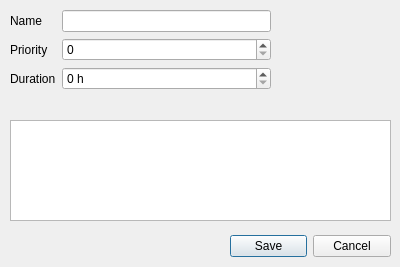
<?xml version="1.0" encoding="UTF-8"?>
<ui version="4.0">
 <class>AddTaskDialog</class>
 <widget class="QDialog" name="AddTaskDialog">
  <property name="geometry">
   <rect>
    <x>0</x>
    <y>0</y>
    <width>400</width>
    <height>267</height>
   </rect>
  </property>
  <property name="maximumSize">
   <size>
    <width>400</width>
    <height>300</height>
   </size>
  </property>
  <property name="windowTitle">
   <string>Add Task</string>
  </property>
  <widget class="QDialogButtonBox" name="buttonBox">
   <property name="geometry">
    <rect>
     <x>230</x>
     <y>230</y>
     <width>161</width>
     <height>32</height>
    </rect>
   </property>
   <property name="orientation">
    <enum>Qt::Horizontal</enum>
   </property>
   <property name="standardButtons">
    <set>QDialogButtonBox::Cancel|QDialogButtonBox::Save</set>
   </property>
  </widget>
  <widget class="QWidget" name="formLayoutWidget">
   <property name="geometry">
    <rect>
     <x>10</x>
     <y>10</y>
     <width>261</width>
     <height>101</height>
    </rect>
   </property>
   <layout class="QFormLayout" name="formLayout">
    <property name="fieldGrowthPolicy">
     <enum>QFormLayout::AllNonFixedFieldsGrow</enum>
    </property>
    <item row="0" column="0">
     <widget class="QLabel" name="nameLabel">
      <property name="text">
       <string>Name</string>
      </property>
     </widget>
    </item>
    <item row="0" column="1">
     <widget class="QLineEdit" name="nameLineEdit"/>
    </item>
    <item row="2" column="0">
     <widget class="QLabel" name="priorityLabel">
      <property name="text">
       <string>Priority</string>
      </property>
     </widget>
    </item>
    <item row="2" column="1">
     <widget class="QSpinBox" name="prioritySpinBox">
      <property name="maximum">
       <number>10</number>
      </property>
     </widget>
    </item>
    <item row="3" column="0">
     <widget class="QLabel" name="effortLabel">
      <property name="text">
       <string>Duration</string>
      </property>
     </widget>
    </item>
    <item row="3" column="1">
     <widget class="QSpinBox" name="effortSpinBox">
      <property name="suffix">
       <string> h</string>
      </property>
     </widget>
    </item>
   </layout>
  </widget>
  <widget class="QPlainTextEdit" name="plainTextEdit">
   <property name="geometry">
    <rect>
     <x>10</x>
     <y>120</y>
     <width>381</width>
     <height>101</height>
    </rect>
   </property>
  </widget>
 </widget>
 <resources/>
 <connections>
  <connection>
   <sender>buttonBox</sender>
   <signal>accepted()</signal>
   <receiver>AddTaskDialog</receiver>
   <slot>accept()</slot>
   <hints>
    <hint type="sourcelabel">
     <x>248</x>
     <y>254</y>
    </hint>
    <hint type="destinationlabel">
     <x>157</x>
     <y>274</y>
    </hint>
   </hints>
  </connection>
  <connection>
   <sender>buttonBox</sender>
   <signal>rejected()</signal>
   <receiver>AddTaskDialog</receiver>
   <slot>reject()</slot>
   <hints>
    <hint type="sourcelabel">
     <x>316</x>
     <y>260</y>
    </hint>
    <hint type="destinationlabel">
     <x>286</x>
     <y>274</y>
    </hint>
   </hints>
  </connection>
 </connections>
</ui>
